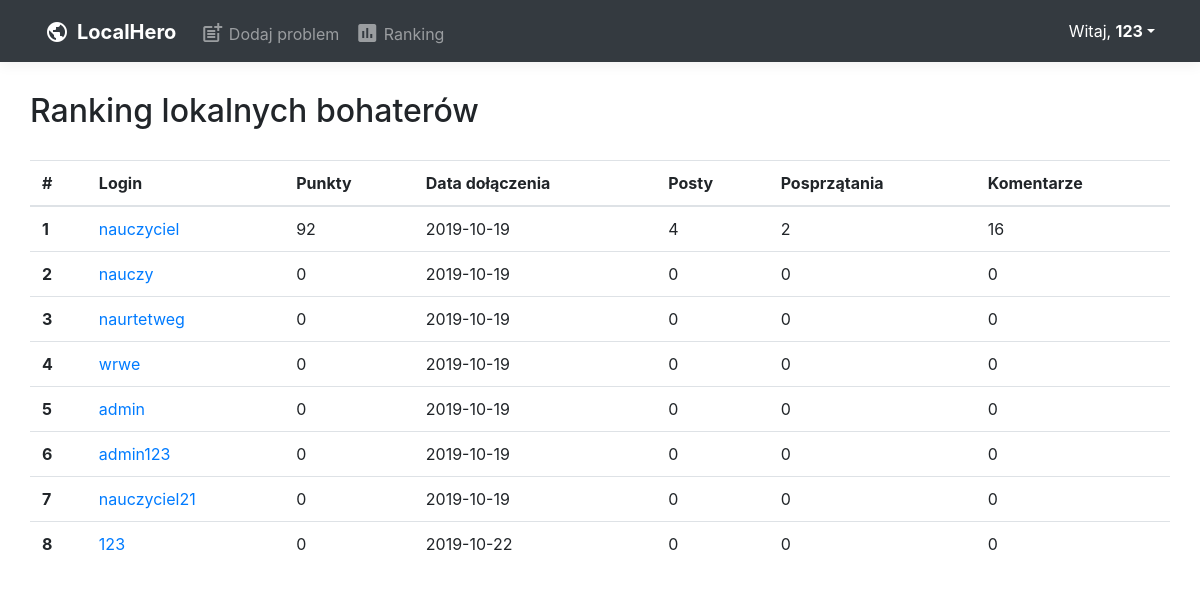
/index.php?page=ranking (signed in), run on an earlier commit of the app's database.
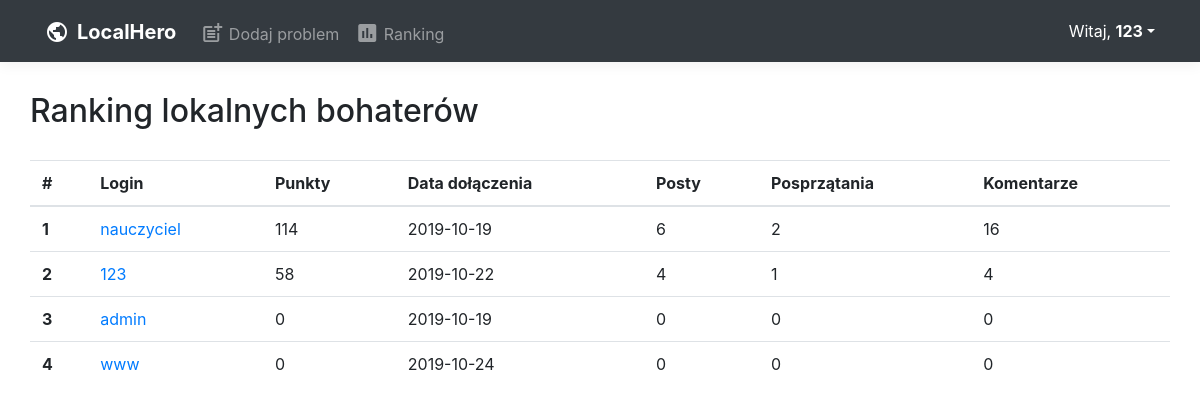
And on a later commit of the database.
### tables this page shows
CREATE TABLE IF NOT EXISTS `user` (
  `id` int(11) NOT NULL AUTO_INCREMENT,
  `login` varchar(100) NOT NULL,
  `password` varchar(64) NOT NULL,
  `e_mail` varchar(100) NOT NULL,
  `date` date NOT NULL,
  `moderator` tinyint(1) NOT NULL DEFAULT '0',
  `status` tinyint(1) NOT NULL,
  PRIMARY KEY (`id`)
);

### classes.php (called while the page is built, shortened)
<?php
include_once('classes/DBConnect.php');
function classesAutoLoader($className)
{
	if(file_exists('classes/'.$className.'.php'))
	{
		return true;
	}
	else
	{
		return false;
	}
}
?>

### classes/user.php (called while the page is built, shortened)
<?php
class User extends DBConnect
{
    public function getRanking()
    {
        try
        {
            $stmt = $this -> connection -> query('SELECT user.id, user.login, user.date,
            (SELECT COUNT(post.id_user) FROM post WHERE post.id_user = user.id AND post.status="approved") AS posts,
            (SELECT COUNT(cleaned_up.id_user) FROM cleaned_up WHERE cleaned_up.id_user = user.id AND cleaned_up.status="approved") AS cleaned_up,
            (SELECT COUNT(comment.id_user) FROM comment WHERE comment.id_user = user.id AND comment.status=1) AS comments,
            ((SELECT COUNT(post.id_user) FROM post WHERE post.id_user = user.id AND post.status="approved") * 10
            + (SELECT COUNT(cleaned_up.id_user) FROM cleaned_up WHERE cleaned_up.id_user = user.id AND cleaned_up.status="approved") * 10
            + (SELECT COUNT(comment.id_user) FROM comment WHERE comment.id_user = user.id AND comment.status=1)*2
            + (SELECT COUNT(IF(post_reaction.reaction = 1, 1, NULL)) FROM post_reaction, post WHERE post.id_user = user.id AND post.id = post_reaction.id_post AND post.status="approved")
            - (SELECT COUNT(IF(post_reaction.reaction = 0, 1, NULL)) FROM post_reaction, post WHERE post.id_user = user.id AND post.id = post_reaction.id_post AND post.status="approved")
            )
            AS points
            FROM user WHERE user.status=1 ORDER BY points DESC LIMIT 0,100');
            $this -> resultGetRanking = true;
        }
        catch(PDOException $e)
		{
			$this -> resultGetRanking = false;
		}
    }
}
?>

### classes/DBConnect.php (called while the page is built, shortened)
<?php
class DBConnect
{
	private $name_user_db = 'root';
	private $password_user_db = '';
	private $host = '127.0.0.1';
	private $db_name = 'localhero';
	private static $connectionGlobal = false;
	public function __construct()
	{
			if(DBConnect::$connectionGlobal === false)
			{
				try
				{
					DBConnect::$connectionGlobal = new PDO('mysql:host='.$this->host.';dbname='.$this->db_name.';charset=utf8',$this->name_user_db,$this->password_user_db);
				}
				catch(PDOException $e)
				{
					DBConnect::$resultConnectionGlobal = false;
				}
			}
			$this->connection = DBConnect::$connectionGlobal;
	}
}
?>

### modules/ranking.php (the view, shortened to what this page needs)
<?php
$user = new User();
if($user -> resultConnection)
{
    $user -> getRanking();
    if($user -> resultGetRanking)
    {
        $error = -1;
    }
}
switch($error)
{
    case -1:
        echo '
        <div class="container">
          <div class="row">
        <h2 style="margin-top:30px; margin-bottom:30px">Ranking lokalnych bohaterów</h2>
        <table class="table table-hover">
            <thead>
            <tr>
                <th scope="col">#</th>
                <th scope="col">Login</th>
                <th scope="col">Punkty</th>
                <th scope="col">Data dołączenia</th>
                <th scope="col">Posty</th>
                <th scope="col">Posprzątania</th>
                <th scope="col">Komentarze</th>
            </tr>
            </thead>
            <tbody>';
            $i = 1;
            foreach($user -> ranking as $row)
            {
                echo '
                <tr>
                    <th scope="row">'.$i.'</th>
                    <td>
                        <a href="index.php?page=view_user&user_id='.$row['id'].'">'.$row['login'].'</a>
                    </td>
                    <td>'.$row['points'].'</td>
                    <td>'.$row['date'].'</td>
                    <td>'.$row['posts'].'</td>
                    <td>'.$row['cleaned_up'].'</td>
                    <td>'.$row['comments'].'</td>
                </tr>';
                $i++;
            }
        echo '
        </tbody>
        </table>
        </div>
        </div>';
}
?>

What changed in the data, as far as the page shows it:
no longer on this page (row edited): user: login "nauczy", points "0", date "2019-10-19", posts "0", cleaned_up "0", comments "0"
no longer on this page (row edited): user: login "naurtetweg", points "0", date "2019-10-19", posts "0", cleaned_up "0", comments "0"
no longer on this page (row edited): user: login "wrwe", points "0", date "2019-10-19", posts "0", cleaned_up "0", comments "0"
no longer on this page (row edited): user: login "admin123", points "0", date "2019-10-19", posts "0", cleaned_up "0", comments "0"
no longer on this page (row edited): user: login "nauczyciel21", points "0", date "2019-10-19", posts "0", cleaned_up "0", comments "0"
computed for user "nauczyciel": points "92" → "114"; posts "4" → "6"
changed user (number 2 of 4 on the later page): points "0" → "58"; posts "0" → "4"; cleaned_up "0" → "1"; comments "0" → "4"; moves up the list
added user: login "www", points "0", date "2019-10-24", posts "0", cleaned_up "0", comments "0"
